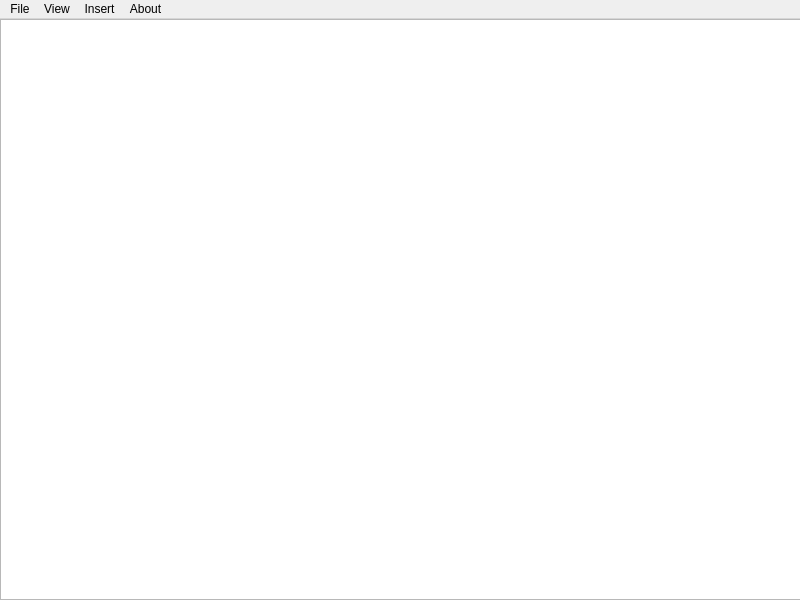
<?xml version="1.0" encoding="UTF-8"?>
<ui version="4.0">
 <class>MainWindow</class>
 <widget class="QMainWindow" name="MainWindow">
  <property name="geometry">
   <rect>
    <x>0</x>
    <y>0</y>
    <width>800</width>
    <height>600</height>
   </rect>
  </property>
  <property name="sizePolicy">
   <sizepolicy hsizetype="Preferred" vsizetype="Preferred">
    <horstretch>0</horstretch>
    <verstretch>0</verstretch>
   </sizepolicy>
  </property>
  <property name="minimumSize">
   <size>
    <width>800</width>
    <height>600</height>
   </size>
  </property>
  <property name="windowTitle">
   <string>Stats View</string>
  </property>
  <widget class="QWidget" name="centralWidget">
   <widget class="CustomTableView" name="tableData">
    <property name="geometry">
     <rect>
      <x>0</x>
      <y>0</y>
      <width>801</width>
      <height>581</height>
     </rect>
    </property>
    <property name="alternatingRowColors">
     <bool>true</bool>
    </property>
    <property name="sortingEnabled">
     <bool>false</bool>
    </property>
    <attribute name="horizontalHeaderDefaultSectionSize">
     <number>250</number>
    </attribute>
    <attribute name="horizontalHeaderMinimumSectionSize">
     <number>150</number>
    </attribute>
    <attribute name="horizontalHeaderStretchLastSection">
     <bool>true</bool>
    </attribute>
    <attribute name="verticalHeaderStretchLastSection">
     <bool>false</bool>
    </attribute>
   </widget>
  </widget>
  <widget class="QMenuBar" name="menuBar">
   <property name="geometry">
    <rect>
     <x>0</x>
     <y>0</y>
     <width>800</width>
     <height>21</height>
    </rect>
   </property>
   <widget class="QMenu" name="menu">
    <property name="title">
     <string>File</string>
    </property>
    <addaction name="newDocument"/>
    <addaction name="saveDocument"/>
    <addaction name="openDocument"/>
    <addaction name="saveDocumentAs"/>
   </widget>
   <widget class="QMenu" name="menu_2">
    <property name="title">
     <string>View</string>
    </property>
    <addaction name="showTable"/>
    <addaction name="showDiagram"/>
   </widget>
   <widget class="QMenu" name="menuAbout">
    <property name="title">
     <string>About</string>
    </property>
    <addaction name="actionAbout"/>
   </widget>
   <widget class="QMenu" name="menuInsert">
    <property name="title">
     <string>Insert</string>
    </property>
    <addaction name="actionInsertRow"/>
    <addaction name="actionDeleteRow"/>
   </widget>
   <addaction name="menu"/>
   <addaction name="menu_2"/>
   <addaction name="menuInsert"/>
   <addaction name="menuAbout"/>
  </widget>
  <action name="newDocument">
   <property name="text">
    <string>New Table</string>
   </property>
  </action>
  <action name="saveDocument">
   <property name="text">
    <string>Save</string>
   </property>
  </action>
  <action name="openDocument">
   <property name="text">
    <string>Open...</string>
   </property>
  </action>
  <action name="saveDocumentAs">
   <property name="text">
    <string>Save As...</string>
   </property>
  </action>
  <action name="showTable">
   <property name="text">
    <string>Table</string>
   </property>
  </action>
  <action name="showDiagram">
   <property name="text">
    <string>Diagram</string>
   </property>
  </action>
  <action name="actionAbout">
   <property name="text">
    <string>About Application</string>
   </property>
  </action>
  <action name="actionInsertRow">
   <property name="text">
    <string>Insert Row</string>
   </property>
   <property name="shortcut">
    <string>Ins</string>
   </property>
  </action>
  <action name="actionDeleteRow">
   <property name="text">
    <string>Delete Row</string>
   </property>
   <property name="shortcut">
    <string>Del</string>
   </property>
  </action>
 </widget>
 <layoutdefault spacing="6" margin="11"/>
 <customwidgets>
  <customwidget>
   <class>CustomTableView</class>
   <extends>QTableView</extends>
   <header>customtableview.h</header>
  </customwidget>
 </customwidgets>
 <resources/>
 <connections/>
</ui>
